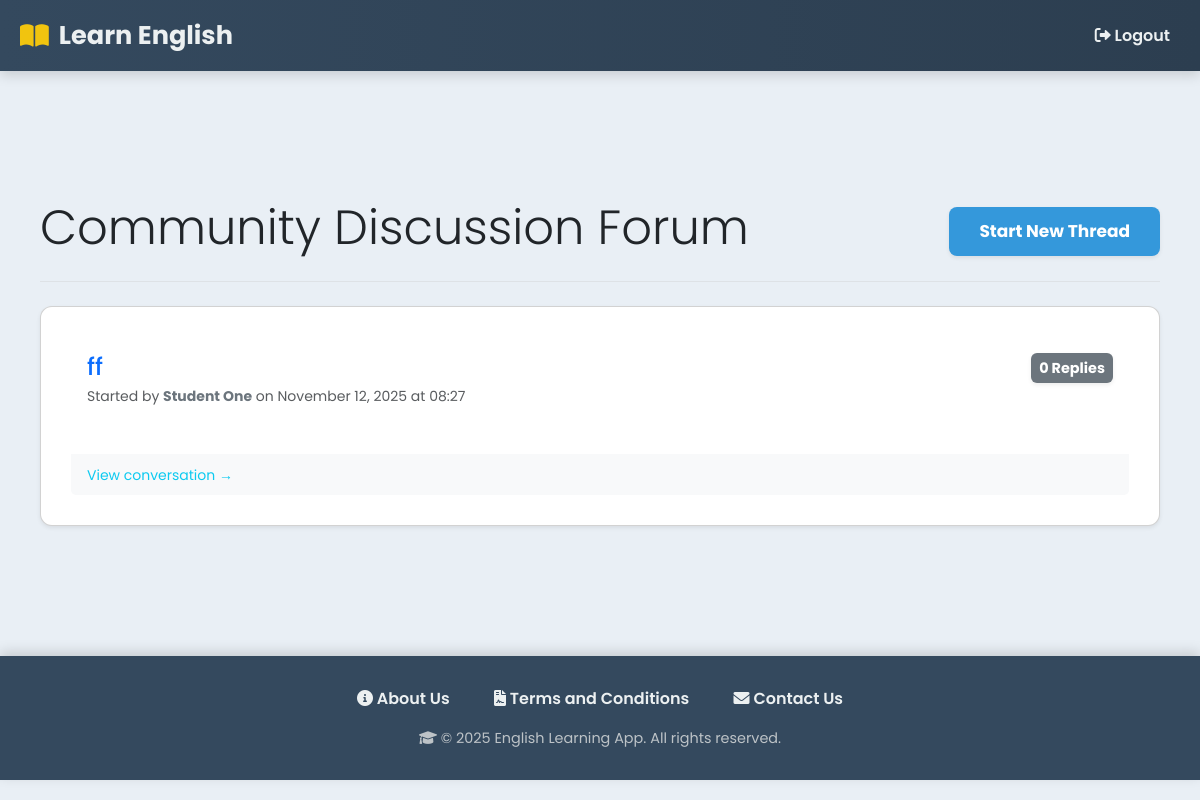
Page /discussions/ (signed in) on the earlier database version.
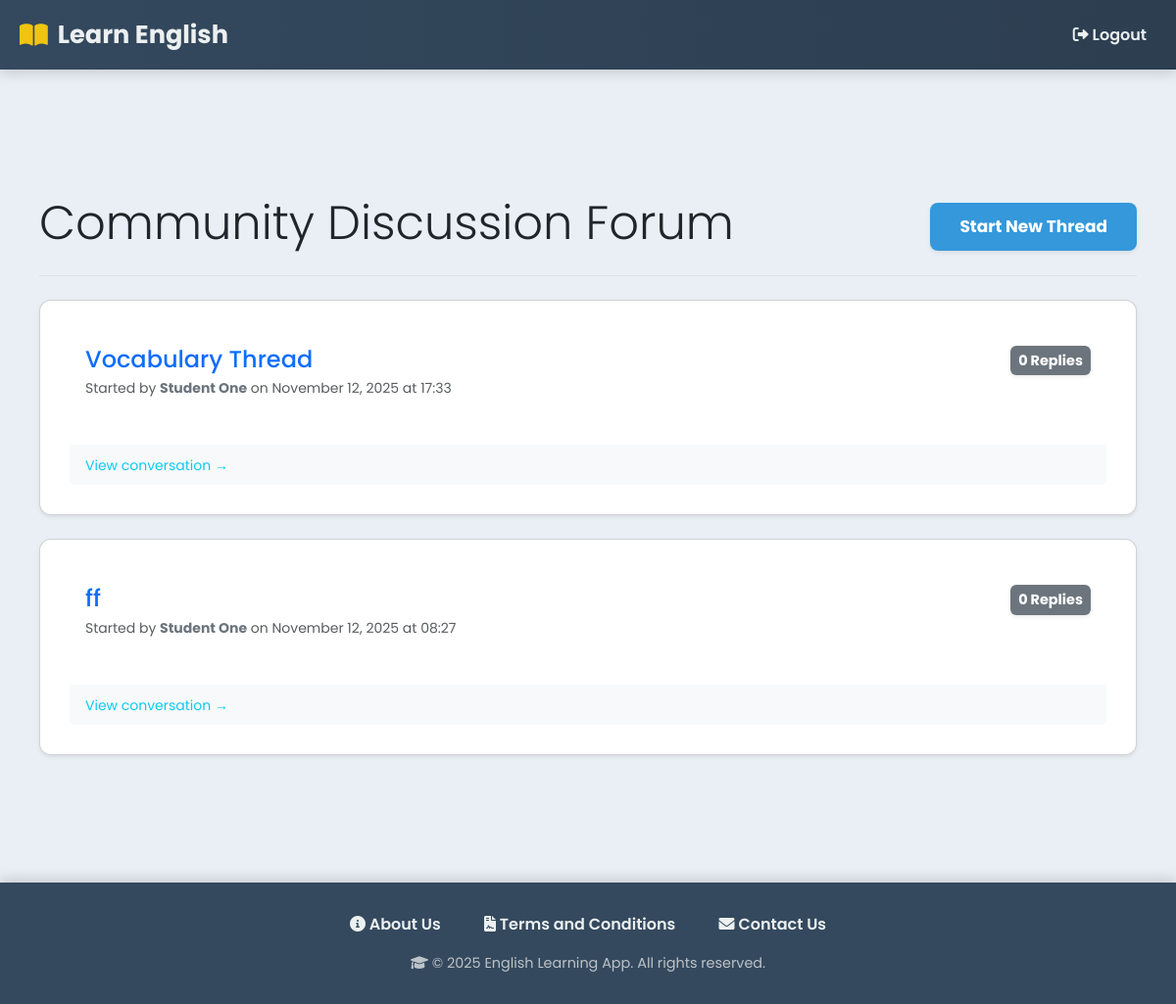
Same page on the later database version.
### myapp/models.py (models this page shows, shortened)
class DiscussionThread(models.Model):
    title = models.CharField(max_length=200)
    description = models.TextField(blank=True, null=True)
    created_by = models.ForeignKey(
        UserRegister,
        on_delete=models.CASCADE,
        related_name='created_threads'
    )
    created_at = models.DateTimeField(auto_now_add=True)

class UserRegister(models.Model):
    USER_TYPE_CHOICES = [
        ('student', 'Student'),
        ('teacher', 'Teacher/Tutor'),
    ]
    user_id = models.AutoField(primary_key=True)
    full_name = models.CharField(max_length=100)
    username = models.CharField(max_length=50, unique=True)
    email = models.EmailField(unique=True)
    phone = models.CharField(max_length=15, unique=True)
    password_hash = models.CharField(max_length=255)
    usertype = models.CharField(max_length=20, choices=USER_TYPE_CHOICES, default='student')
    created_at = models.DateTimeField(default=timezone.now)

### myapp/views.py (the view)
# urls.py: path('discussions/', views.discussion_threads, name='discussion_threads'),
def discussion_threads(request):
    if not request.session.get("user_id"):
        return redirect("login")
    threads = DiscussionThread.objects.all().order_by('-created_at')
    return render(request, 'discussion_threads.html', {'threads': threads})

### templates/discussion_threads.html (shortened to what this page needs)
{% extends 'base.html' %}
{% block content %}
<div class="container mt-5">
    <div class="d-flex justify-content-between align-items-center mb-4 border-bottom pb-3">
        <h2 class="display-5 text-dark">Community Discussion Forum</h2>
        <a href="{% url 'create_thread' %}" class="btn btn-primary btn-lg shadow-sm">Start New Thread</a>
    </div>
    {% if threads %}
    <div class="row row-cols-1 g-4">
        {% for thread in threads %}
        <div class="col">
            <div class="card shadow-sm h-100 discussion-card"
                 onclick="window.location.href='{% url 'thread_detail' thread.id %}'"
                 style="cursor: pointer; transition: transform 0.3s ease, box-shadow 0.3s ease;">
                <div class="card-body">
                    <div class="d-flex justify-content-between align-items-start">
                        <div>
                            <a href="{% url 'thread_detail' thread.id %}" class="text-decoration-none">
                                <h4 class="card-title text-primary mb-1">{{ thread.title }}</h4>
                            </a>
                            <p class="card-text text-muted mb-0 small">
                                Started by <span class="fw-bold text-secondary">{{ thread.created_by.full_name }}</span>
                                on {{ thread.created_at|date:"F d, Y" }} at {{ thread.created_at|date:"H:i" }}
                            </p>
                        </div>
                        <div class="text-end ms-3">
                            <span class="badge bg-secondary p-2 shadow-sm" style="font-size: 0.9rem;">
                                {{ thread.reply_count|default:0 }} Replies
                            </span>
                        </div>
                    </div>
                </div>
                <div class="card-footer bg-light border-0">
                    <small class="text-info">
                        View conversation →
                    </small>
                </div>
            </div>
        </div>
        {% endfor %}
    </div>
    {% endif %}
</div>
{% endblock %}

Differences in the rows shown:
added DiscussionThread: title "Vocabulary Thread", created_by.full_name "Student One", created_at "November 12, 2025", created_at "17:33", reply_count "0"
